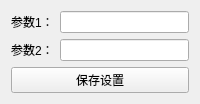
<?xml version="1.0" encoding="UTF-8"?>
<ui version="4.0">
 <class>SystemSettingsPage</class>
 <widget class="QWidget" name="SystemSettingsPage">
  <layout class="QVBoxLayout" name="verticalLayout">
   <item>
    <layout class="QFormLayout" name="formLayout">
     <item row="0" column="0">
      <widget class="QLabel" name="label1">
       <property name="text">
        <string>参数1：</string>
       </property>
      </widget>
     </item>
     <item row="0" column="1">
      <widget class="QLineEdit" name="param1LineEdit"/>
     </item>
     <item row="1" column="0">
      <widget class="QLabel" name="label2">
       <property name="text">
        <string>参数2：</string>
       </property>
      </widget>
     </item>
     <item row="1" column="1">
      <widget class="QLineEdit" name="param2LineEdit"/>
     </item>
    </layout>
   </item>
   <item>
    <widget class="QPushButton" name="saveSettingsBtn">
     <property name="text">
      <string>保存设置</string>
     </property>
    </widget>
   </item>
  </layout>
 </widget>
 <resources/>
 <connections/>
</ui>
